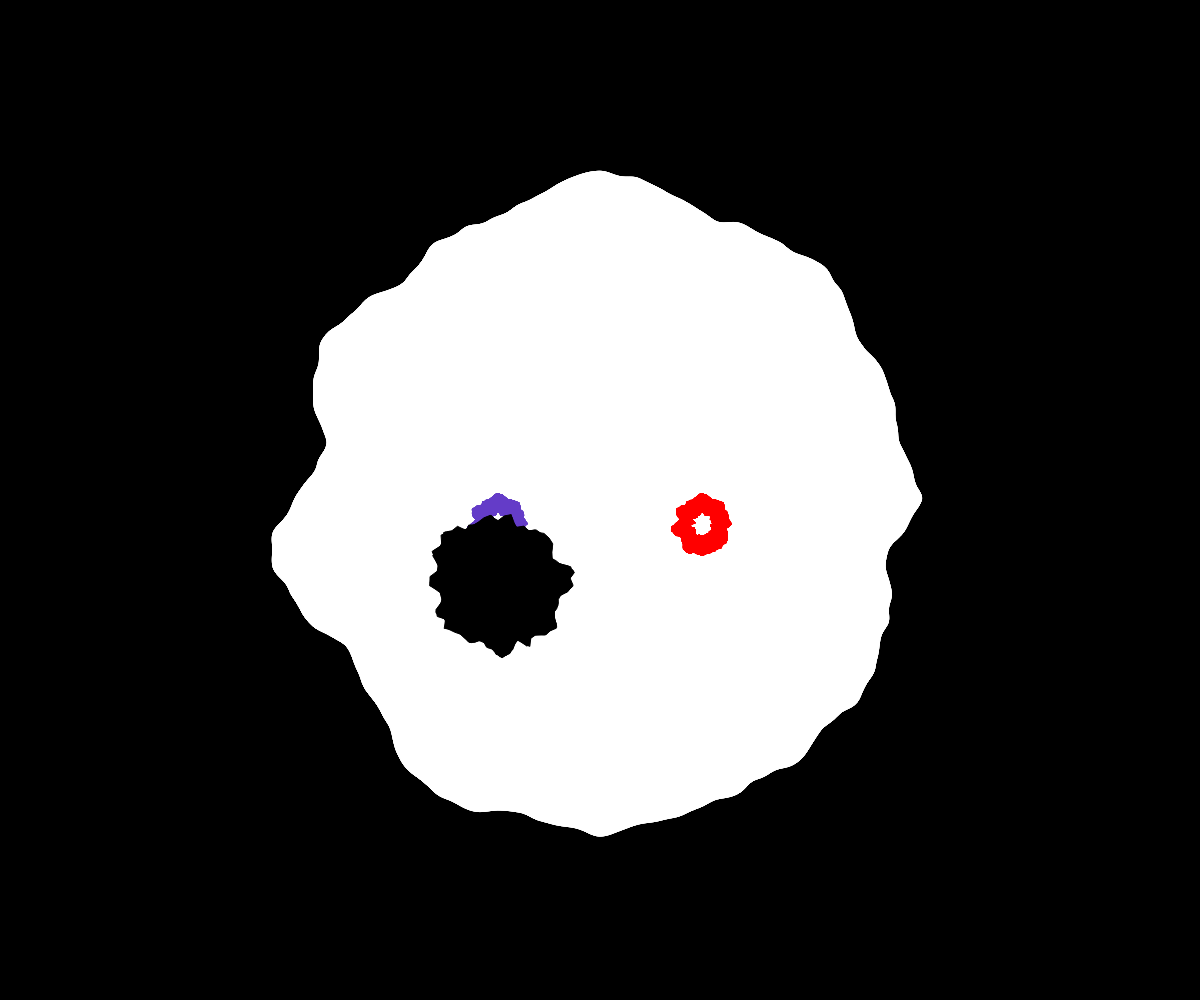
Frame 1 (no input)
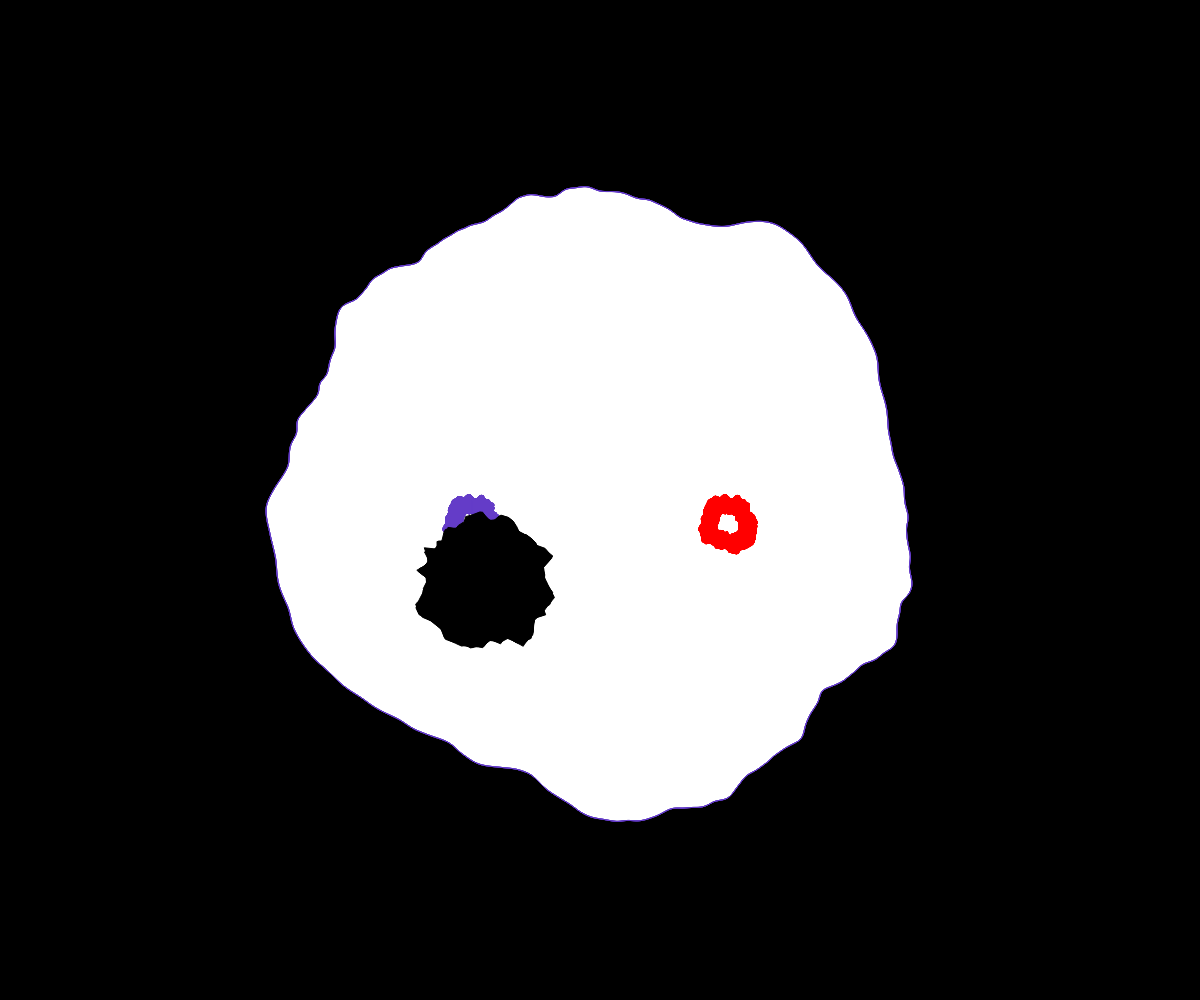
Frame 60 (no input)
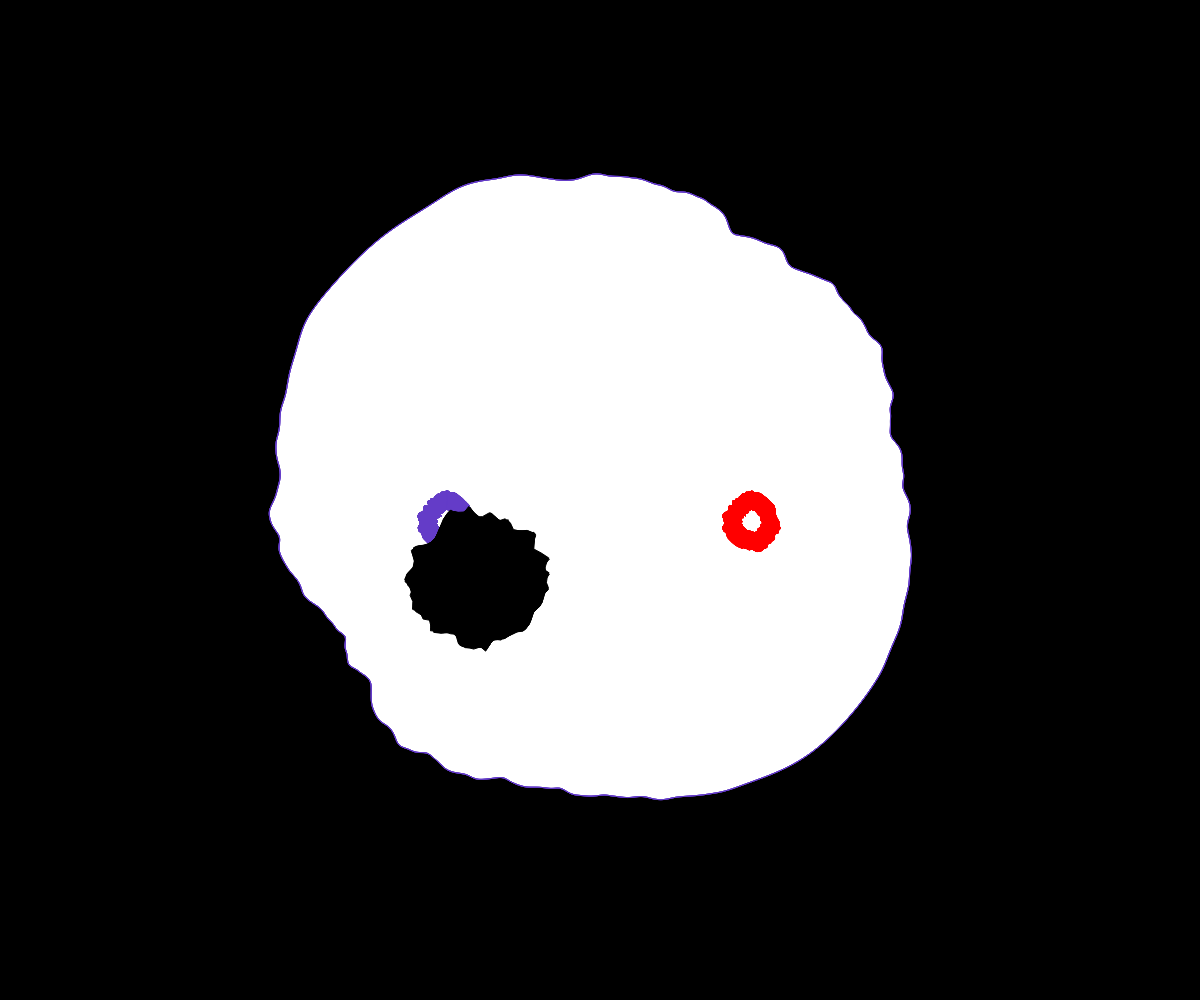
Frame 120 (the mouse pressed at the canvas centre since frame 60)

The p5.js sketch that drew these frames (run headless with seeded random() and noise() and a simulated clock; from frame 60 on, the mouse is pressed at the canvas centre):

// p5.js sketch
// ── sketch.js
let phase = 0;
// let red = random(0,255)
// let green = random(0,255)
// let blue = random(0,255)

function setup() {
  createCanvas(windowWidth, windowHeight);
 //noFill()
  stroke(255)
}

function draw() {
  translate(width / 2, height / 2)
  background(0);
  head(300)
  push()
  stroke(255,0,0)
  eye(30, 102, 12)
  pop()
  push()
  stroke(100,60,200)
  eye(30, -102, 12)
  push()
  stroke(0)
  fill(0)
  mouth(70,240,120)
  pop()
}

function windowResized() {
  resizeCanvas(windowWidth, windowHeight)
}

function head(diameter) {
  beginShape();
  for (let i = 0; i < TWO_PI * 4; i += 0.01) {
    let offsetX = map(cos(i + phase), -1, 1, 0, 4);
    let offsetY = map(sin(i - phase), -1, 1, 0, 5);
    let r = map(noise(offsetX, offsetY), 0, 1, diameter * 0.9, diameter * 1.2);
    let x = r * cos(i);
    let y = r * sin(i);
    vertex(x, y);
  }
  endShape(CLOSE);
  phase += random(0.0001,0.001)
  if (phase == 20 || phase == -20){
    phase = -phase
  }
}

function eye(diameter, xPos, yPos) {
  let orbiterX = xPos*sin(phase*0.21);//random(xPos, xPos+2);
  let orbiterY = yPos*cos(phase*0.31);//random(yPos, yPos+2);
  translate(orbiterX, orbiterY);
  beginShape();
  translate(xPos, yPos)
  for (let i = 0; i < TWO_PI * 4; i += 0.01) {
    let offsetX = map(cos(i - phase), -1, 1, 0, 4);
    let offsetY = map(sin(i + phase), -1, 1, 0, 5);
    let r = map(noise(offsetX, offsetY), 0, 1, diameter * 0.7, diameter * 1.2);
    let x = r * cos(i);
    let y = r * sin(i);
    vertex(x, y);
    let r2 = map(noise(offsetX, offsetY), 0, 1, diameter * 0.2, diameter * 0.5);
    let x2 = r2 * cos(i);
    let y2 = r2 * sin(i);
    vertex(x2, y2);
  }
  endShape(CLOSE);
  phase += 0.01
}


function mouth(diameter, xPos, yPos) {
  let orbiterX = xPos/2*sin(phase*0.1);//random(xPos, xPos+2);
  let orbiterY = yPos/2*cos(phase*0.1);//random(yPos, yPos+2);
  translate(orbiterX, orbiterY);
  beginShape();
  for (let i = 0; i < TWO_PI * 4; i += 0.1) {
    let offsetX = map(cos(i + phase), -1, 1, -10, 4);
    let offsetY = map(sin(i - phase), -1, 1, -9, 1);
    let r = map(noise(offsetX, offsetY), 0, 1, diameter * 0.7, diameter * 1.2);
    let x = r * cos(i);
    let y = r * sin(i);
    vertex(x, y);
  }
  endShape(CLOSE);
  phase += 0.0001
}
